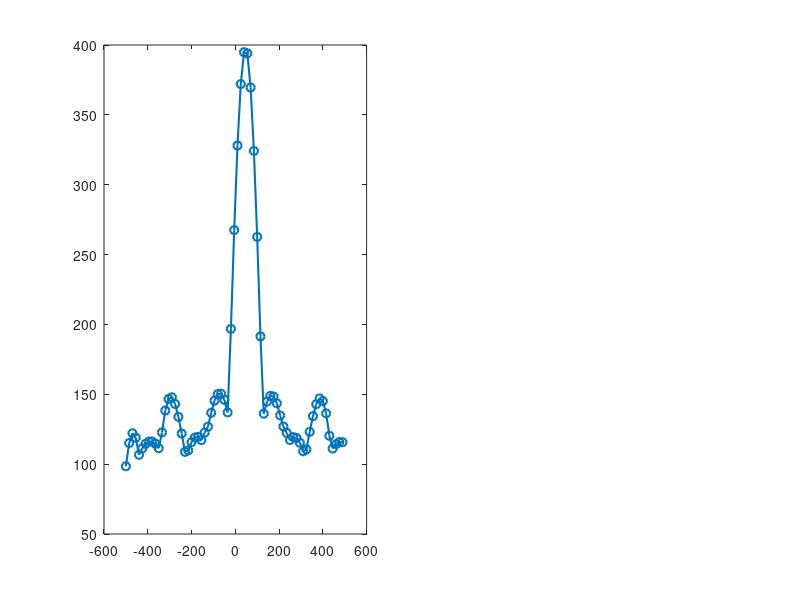

MATLAB code to generate this figure: (Note: this script raises an error after producing the figure.)
%% Demo: minh hoa quet tho CFO tren luoi va dinh tuong quan
% Chay truc tiep tren MATLAB/Octave. Khong can Tx.m/Rx.m that.
% a+jb = Acos(phi) +jsin(phi)
clear; clc; close all;

%% Tham so gia lap
Fs = 44100;
sps = 20;                 % mau/ky hieu (dat lon hon 1 de giong thuc te)
cfo_true = 47;             % CFO "that" gia lap (Hz) - so khong tron de thay ro sai so luoi
preamble_bits = [1 0 1 1 0 1 0 0 1 1 0 1 0 0 0 1 1 0 1 0]; % preamble 20 bit gia lap
preamble_sym = 2*preamble_bits - 1;

%% Tao tin hieu preamble baseband ly tuong (chua CFO), roi ap CFO that vao
preamble_ref = repelem(preamble_sym, sps).'; % tin hieu preamble sach, dung de tuong quan
n = (0:length(preamble_ref)-1)';
rx_clean = preamble_ref .* exp(1j*2*pi*cfo_true*n/Fs); % gia lap tin hieu THU duoc, da bi CFO lam xoay pha

% Nhieu nen it, de thay ro hieu ung CFO chu khong bi nhieu che lap
noise = 0.05*(randn(size(rx_clean)) + 1j*randn(size(rx_clean)));
rx_bb = rx_clean + noise;

%% Quet tho CFO tren luoi, luu lai dinh tuong quan cua TUNG gia tri thu
cfo_grid = -500:15:500;
peak_per_cfo = zeros(size(cfo_grid));

for i = 1:length(cfo_grid)
    cfo_try = cfo_grid(i);
    derot = rx_bb .* exp(-1j*2*pi*cfo_try*n/Fs); % gia dinh CFO = cfo_try, xoay nguoc lai
    c = xcorr(derot, preamble_ref);
    peak_per_cfo(i) = max(abs(c));
end

[best_peak, idx_best] = max(peak_per_cfo);
best_cfo_grid = cfo_grid(idx_best);

fprintf('CFO that (gia lap)      = %.2f Hz\n', cfo_true);
fprintf('CFO gan nhat tren luoi   = %d Hz (buoc luoi 15Hz)\n', best_cfo_grid);
fprintf('Sai so do gioi han luoi  = %.2f Hz\n', abs(best_cfo_grid - cfo_true));
fprintf('Dinh tuong quan cao nhat = %.3f (tai CFO = %d Hz)\n', best_peak, best_cfo_grid);

%% Ve do thi: dinh tuong quan thay doi the nao theo tung gia tri CFO thu trong luoi
figure('Position',[100 100 900 400]);

subplot(1,2,1);
plot(cfo_grid, peak_per_cfo, '-o', 'LineWidth', 1.5);
hold on;
xline(cfo_true, 'r--', 'CFO that', 'LineWidth', 1.5);
xline(best_cfo_grid, 'g:', 'CFO chon tren luoi', 'LineWidth', 1.5);
xlabel('CFO thu (Hz)'); ylabel('Dinh tuong quan |xcorr|');
title('Do thi dinh tuong quan theo tung CFO thu trong luoi');
grid on; legend('Dinh tuong quan','CFO that','CFO chon');

% So sanh truc quan: tuong quan tot nhat (dung CFO gan dung) vs tuong
% quan khi khong bu gi ca (cfo_try = 0) de thay ro CFO lam hong tuong quan
derot_best = rx_bb .* exp(-1j*2*pi*best_cfo_grid*n/Fs);
[c_best, lags_best] = xcorr(derot_best, preamble_ref);

derot_zero = rx_bb; % khong bu CFO (cfo_try = 0)
[c_zero, lags_zero] = xcorr(derot_zero, preamble_ref);

subplot(1,2,2);
plot(lags_zero, abs(c_zero), 'r-', 'LineWidth', 1.2); hold on;
plot(lags_best, abs(c_best), 'b-', 'LineWidth', 1.2);
xlabel('Do tre (lag, mau)'); ylabel('|Tuong quan|');
title('So sanh dinh tuong quan: khong bu CFO vs bu bang luoi');
legend('Khong bu CFO (cfo=0)', sprintf('Bu CFO=%d Hz (tot nhat tren luoi)', best_cfo_grid));
grid on;

sgtitle('Minh hoa quet tho CFO tren luoi: tim CFO gan dung nhat de dinh tuong quan cao nhat');
